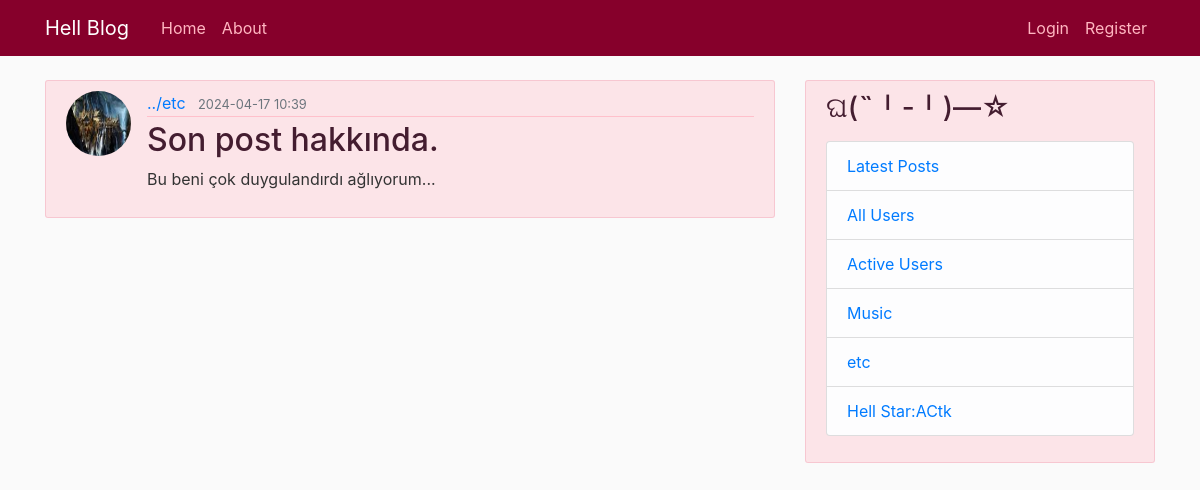
The app's page /post/187 with its own data.
### flaskblog/models.py (models this page shows, shortened)
class User(db.Model, UserMixin):
    id = db.Column(db.Integer, primary_key=True)
    username = db.Column(db.String(20), unique=True, nullable=False)
    firstname = db.Column(db.String(20), nullable=False)
    middlename = db.Column(db.String(20))
    lastname = db.Column(db.String(20), nullable=False)
    birthdate = db.Column(db.DateTime, nullable=False)
    email = db.Column(db.String(120), unique=True, nullable=False)
    image_file = db.Column(db.String(20), nullable=False, default='default.jpg')
    password = db.Column(db.String(60), nullable=False)
    salt = db.Column(db.String(60), nullable=False)
    active = db.Column(db.Boolean, nullable=False, default=False)
    posts = db.relationship('Post', backref='author', lazy=True)
    online = db.relationship('ActiveUsers', backref='online', lazy=True)
    dislikes = db.relationship('Dislikes', backref='user', passive_deletes=True)

class Post(db.Model):
    id = db.Column(db.Integer, primary_key=True)
    title = db.Column(db.String(100), nullable=False)
    content = db.Column(db.Text, nullable=False)
    date_posted = db.Column(db.DateTime, nullable=False, default=datetime.utcnow)
    user_id = db.Column(db.Integer, db.ForeignKey('user.id'), nullable=False)
    dislikes = db.relationship('Dislikes', backref='post', passive_deletes=True)

### flaskblog/posts/routes.py (the view)
@posts.route("/post/<int:post_id>", methods=['GET', 'POST'])
def post(post_id):
    post = Post.query.get_or_404(post_id)
    return render_template('post.html', title=post.title, post=post)

### flaskblog/templates/post.html (shortened to what this page needs)
{% extends "layout.html" %}
{% block content %}
<article class="media content-section">
  <img class="rounded-circle article-img" src="{{ url_for('static', filename='profile_pics/' + post.author.image_file) }}">
  <div class="media-body">
    <div class="article-metadata">
      <a class="mr-2" href="{{ url_for('users.user_posts', username=post.author.username) }}">{{ post.author.username }}</a>
      <small class="text-muted">{{ post.date_posted.strftime('%Y-%m-%d %H:%M') }}</small>
    </div>
    <h2><a class="article-title">{{ post.title }}</a></h2>
    <p class="article-content">{{ post.content }}</p>
  </div>
</article>
{% endblock content %}

### flaskblog/static/main.css (style rules this page uses)
body { background: #fafafa; color: #333333; margin-top: 5rem; }
h1, h2, h3, h4, h5, h6 { color: #441d30; }
.content-section { background: rgba(255, 192, 203, 0.39); padding: 10px 20px; border: 1px solid rgba(211, 14, 57, 0.13); border-radius: 3px; margin-bottom: 20px; }
.article-title { color: #86002b; }
.article-content { white-space: pre-line; }
.article-img { height: 65px; width: 65px; margin-right: 16px; }
.article-metadata { padding-bottom: 1px; margin-bottom: 4px; border-bottom: 1px solid #ffc0cb; }

### records on screen
User: image_file (picture), author.username "../etc"
Post: date_posted "2024-04-17 10:39", title "Son post hakkında.", content "Bu beni çok duygulandırdı ağlıyorum..."
